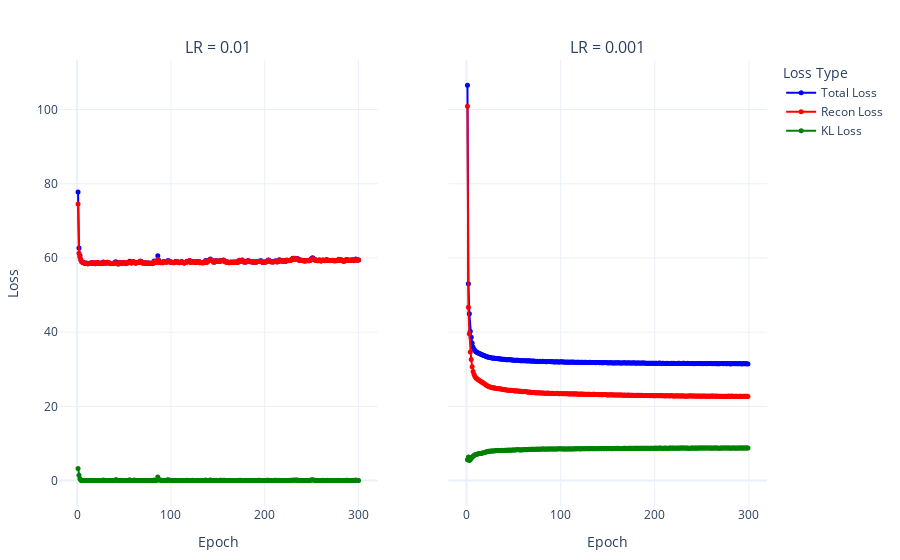

Here is the notebook cell this chart was saved with:
### Code cell
from plotly.subplots import make_subplots
import plotly.graph_objects as go

# Create subplots with shared y-axis
fig = make_subplots(rows=1, cols=2, shared_yaxes=True,
                    subplot_titles=("LR = 0.01", "LR = 0.001"))

# Plot for losses_df (left)
fig.add_trace(go.Scatter(x=losses_df['Epoch'], y=losses_df['Total Loss'],
                         mode='lines+markers',
                         name='Total Loss',
                         line=dict(color='blue')),
              row=1, col=1)

fig.add_trace(go.Scatter(x=losses_df['Epoch'], y=losses_df['Recon Loss'],
                         mode='lines+markers',
                         name='Recon Loss',
                         line=dict(color='red')),
              row=1, col=1)

fig.add_trace(go.Scatter(x=losses_df['Epoch'], y=losses_df['KL Loss'],
                         mode='lines+markers',
                         name='KL Loss',
                         line=dict(color='green')),
              row=1, col=1)

# Plot for losses_df_2 (right)
fig.add_trace(go.Scatter(x=losses_df2['Epoch'], y=losses_df2['Total Loss'],
                         mode='lines+markers',
                         line=dict(color='blue'),
                         showlegend=False),
              row=1, col=2)

fig.add_trace(go.Scatter(x=losses_df2['Epoch'], y=losses_df2['Recon Loss'],
                         mode='lines+markers',
                         line=dict(color='red'),
                         showlegend=False),
              row=1, col=2)

fig.add_trace(go.Scatter(x=losses_df2['Epoch'], y=losses_df2['KL Loss'],
                         mode='lines+markers',
                         line=dict(color='green'),
                         showlegend=False),
              row=1, col=2)

# Layout and formatting
fig.update_layout(
    template='plotly_white',
    legend_title='Loss Type',
    margin=dict(l=40, r=40, t=60, b=40),
    legend=dict(title_font=dict(size=14), font=dict(size=12))
)

fig.update_xaxes(title_text='Epoch', title_font=dict(size=14), row=1, col=1)
fig.update_xaxes(title_text='Epoch', title_font=dict(size=14), row=1, col=2)
fig.update_yaxes(title_text='Loss', title_font=dict(size=14), row=1, col=1)

# Improve hover
fig.update_traces(marker=dict(size=5),
                  line=dict(width=2),
                  hovertemplate='Epoch: %{x}<br>Loss: %{y:.2f}<extra></extra>')

fig.show()

### Figure 1 — Plotly figure (JSON) as saved in the notebook; plotly's stock layout.template omitted (floating-point values rounded to 4 significant figures; data arrays with more than 128 entries replaced by an {"elided": "..."} marker saying what was removed)
{"data": [{"hovertemplate": "Epoch: %{x}<br>Loss: %{y:.2f}<extra></extra>", "line": {"color": "blue", "width": 2}, "marker": {"size": 5}, "mode": "lines+markers", "name": "Total Loss", "type": "scatter", "x": {"elided": "300 int values"}, "xaxis": "x", "y": {"elided": "300 float values"}, "yaxis": "y"}, {"hovertemplate": "Epoch: %{x}<br>Loss: %{y:.2f}<extra></extra>", "line": {"color": "red", "width": 2}, "marker": {"size": 5}, "mode": "lines+markers", "name": "Recon Loss", "type": "scatter", "x": {"elided": "300 int values"}, "xaxis": "x", "y": {"elided": "300 float values"}, "yaxis": "y"}, {"hovertemplate": "Epoch: %{x}<br>Loss: %{y:.2f}<extra></extra>", "line": {"color": "green", "width": 2}, "marker": {"size": 5}, "mode": "lines+markers", "name": "KL Loss", "type": "scatter", "x": {"elided": "300 int values"}, "xaxis": "x", "y": {"elided": "300 float values"}, "yaxis": "y"}, {"hovertemplate": "Epoch: %{x}<br>Loss: %{y:.2f}<extra></extra>", "line": {"color": "blue", "width": 2}, "marker": {"size": 5}, "mode": "lines+markers", "showlegend": false, "type": "scatter", "x": {"elided": "299 int values"}, "xaxis": "x2", "y": {"elided": "299 float values"}, "yaxis": "y2"}, {"hovertemplate": "Epoch: %{x}<br>Loss: %{y:.2f}<extra></extra>", "line": {"color": "red", "width": 2}, "marker": {"size": 5}, "mode": "lines+markers", "showlegend": false, "type": "scatter", "x": {"elided": "299 int values"}, "xaxis": "x2", "y": {"elided": "299 float values"}, "yaxis": "y2"}, {"hovertemplate": "Epoch: %{x}<br>Loss: %{y:.2f}<extra></extra>", "line": {"color": "green", "width": 2}, "marker": {"size": 5}, "mode": "lines+markers", "showlegend": false, "type": "scatter", "x": {"elided": "299 int values"}, "xaxis": "x2", "y": {"elided": "299 float values"}, "yaxis": "y2"}], "layout": {"annotations": [{"font": {"size": 16}, "showarrow": false, "text": "LR = 0.01", "x": 0.225, "xanchor": "center", "xref": "paper", "y": 1, "yanchor": "bottom", "yref": "paper"}, {"font": {"size": 16}, "showarrow": false, "text": "LR = 0.001", "x": 0.775, "xanchor": "center", "xref": "paper", "y": 1, "yanchor": "bottom", "yref": "paper"}], "legend": {"font": {"size": 12}, "title": {"font": {"size": 14}, "text": "Loss Type"}}, "margin": {"b": 40, "l": 40, "r": 40, "t": 60}, "xaxis": {"anchor": "y", "domain": [0, 0.45], "title": {"font": {"size": 14}, "text": "Epoch"}}, "xaxis2": {"anchor": "y2", "domain": [0.55, 1], "title": {"font": {"size": 14}, "text": "Epoch"}}, "yaxis": {"anchor": "x", "domain": [0, 1], "title": {"font": {"size": 14}, "text": "Loss"}}, "yaxis2": {"anchor": "x2", "domain": [0, 1], "matches": "y", "showticklabels": false}}}
